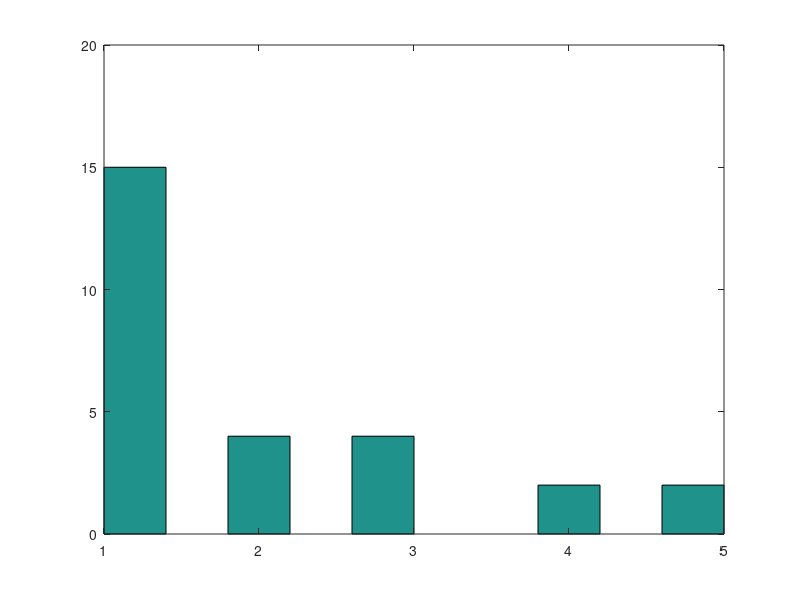

Here is the MATLAB script that generated this plot:
A = randi([0:1],[100,1])
RunMax = 0;
j = 1;
index = 1;
count = 0;
flag = 0; %//  to see if the previous encounter was 0 or 1 
for i = 1 : length(A)
    if A(i) == 1
        count = count + 1;
        if flag == 0 
            index = i;
            flag = 1;
        end
    end
    if A(i) == 0 || i == length(A)
        RunLength(j)= count;
        if count > RunMax
            RunMax = count;
        end
        if flag == 1
            j = j+1;
        end
        flag = 0;
        count = 0;
    end
end
RunMax   % Longest Run of Heads %
hist(RunLength)

